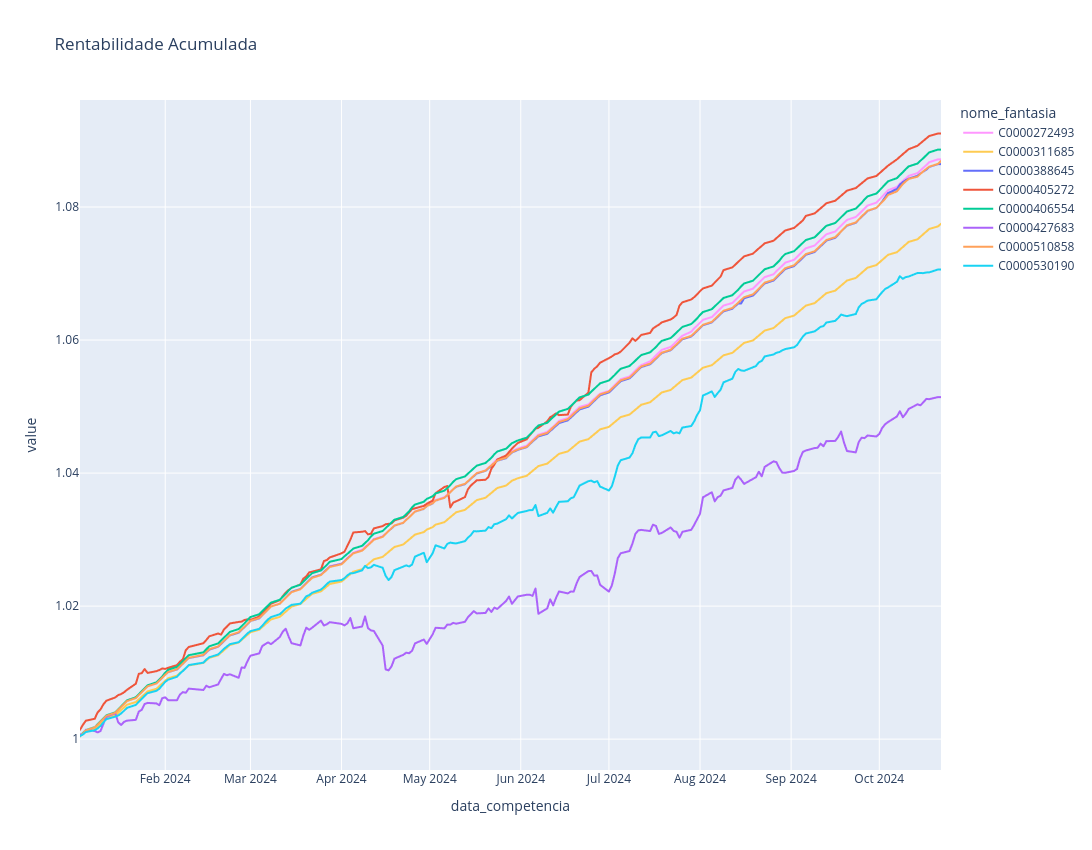

The cell this chart's notebook holds for it:
### Code cell
from matplotlib import pyplot as plt
import plotly.express as px
# Constrói o gráfico

fig = px.line(return_acum
                       , title='Rentabilidade Acumulada', color_discrete_map=color_map
                       , height=850
                       , width=1100)
fig.show()

### Figure 1 — Plotly figure (JSON) as saved in the notebook; plotly's stock layout.template omitted (floating-point values rounded to 4 significant figures; data arrays with more than 128 entries replaced by an {"elided": "..."} marker saying what was removed)
{"data": [{"hovertemplate": "nome_fantasia=C0000272493<br>data_competencia=%{x}<br>value=%{y}<extra></extra>", "legendgroup": "C0000272493", "line": {"color": "#FF97FF", "dash": "solid"}, "marker": {"symbol": "circle"}, "mode": "lines", "name": "C0000272493", "showlegend": true, "type": "scattergl", "x": {"elided": "205 str values"}, "xaxis": "x", "y": {"elided": "205 float values"}, "yaxis": "y"}, {"hovertemplate": "nome_fantasia=C0000311685<br>data_competencia=%{x}<br>value=%{y}<extra></extra>", "legendgroup": "C0000311685", "line": {"color": "#FECB52", "dash": "solid"}, "marker": {"symbol": "circle"}, "mode": "lines", "name": "C0000311685", "showlegend": true, "type": "scattergl", "x": {"elided": "205 str values"}, "xaxis": "x", "y": {"elided": "205 float values"}, "yaxis": "y"}, {"hovertemplate": "nome_fantasia=C0000388645<br>data_competencia=%{x}<br>value=%{y}<extra></extra>", "legendgroup": "C0000388645", "line": {"color": "#636efa", "dash": "solid"}, "marker": {"symbol": "circle"}, "mode": "lines", "name": "C0000388645", "showlegend": true, "type": "scattergl", "x": {"elided": "205 str values"}, "xaxis": "x", "y": {"elided": "205 float values"}, "yaxis": "y"}, {"hovertemplate": "nome_fantasia=C0000405272<br>data_competencia=%{x}<br>value=%{y}<extra></extra>", "legendgroup": "C0000405272", "line": {"color": "#EF553B", "dash": "solid"}, "marker": {"symbol": "circle"}, "mode": "lines", "name": "C0000405272", "showlegend": true, "type": "scattergl", "x": {"elided": "205 str values"}, "xaxis": "x", "y": {"elided": "205 float values"}, "yaxis": "y"}, {"hovertemplate": "nome_fantasia=C0000406554<br>data_competencia=%{x}<br>value=%{y}<extra></extra>", "legendgroup": "C0000406554", "line": {"color": "#00cc96", "dash": "solid"}, "marker": {"symbol": "circle"}, "mode": "lines", "name": "C0000406554", "showlegend": true, "type": "scattergl", "x": {"elided": "205 str values"}, "xaxis": "x", "y": {"elided": "205 float values"}, "yaxis": "y"}, {"hovertemplate": "nome_fantasia=C0000427683<br>data_competencia=%{x}<br>value=%{y}<extra></extra>", "legendgroup": "C0000427683", "line": {"color": "#ab63fa", "dash": "solid"}, "marker": {"symbol": "circle"}, "mode": "lines", "name": "C0000427683", "showlegend": true, "type": "scattergl", "x": {"elided": "205 str values"}, "xaxis": "x", "y": {"elided": "205 float values"}, "yaxis": "y"}, {"hovertemplate": "nome_fantasia=C0000510858<br>data_competencia=%{x}<br>value=%{y}<extra></extra>", "legendgroup": "C0000510858", "line": {"color": "#FFA15A", "dash": "solid"}, "marker": {"symbol": "circle"}, "mode": "lines", "name": "C0000510858", "showlegend": true, "type": "scattergl", "x": {"elided": "205 str values"}, "xaxis": "x", "y": {"elided": "205 float values"}, "yaxis": "y"}, {"hovertemplate": "nome_fantasia=C0000530190<br>data_competencia=%{x}<br>value=%{y}<extra></extra>", "legendgroup": "C0000530190", "line": {"color": "#19d3f3", "dash": "solid"}, "marker": {"symbol": "circle"}, "mode": "lines", "name": "C0000530190", "showlegend": true, "type": "scattergl", "x": {"elided": "205 str values"}, "xaxis": "x", "y": {"elided": "205 float values"}, "yaxis": "y"}], "layout": {"height": 850, "legend": {"title": {"text": "nome_fantasia"}, "tracegroupgap": 0}, "title": {"text": "Rentabilidade Acumulada"}, "width": 1100, "xaxis": {"anchor": "y", "autorange": true, "domain": [0, 1], "range": ["2024-01-03", "2024-10-22"], "title": {"text": "data_competencia"}, "type": "date"}, "yaxis": {"anchor": "x", "autorange": true, "domain": [0, 1], "range": [0.9954, 1.096], "title": {"text": "value"}, "type": "linear"}}}
